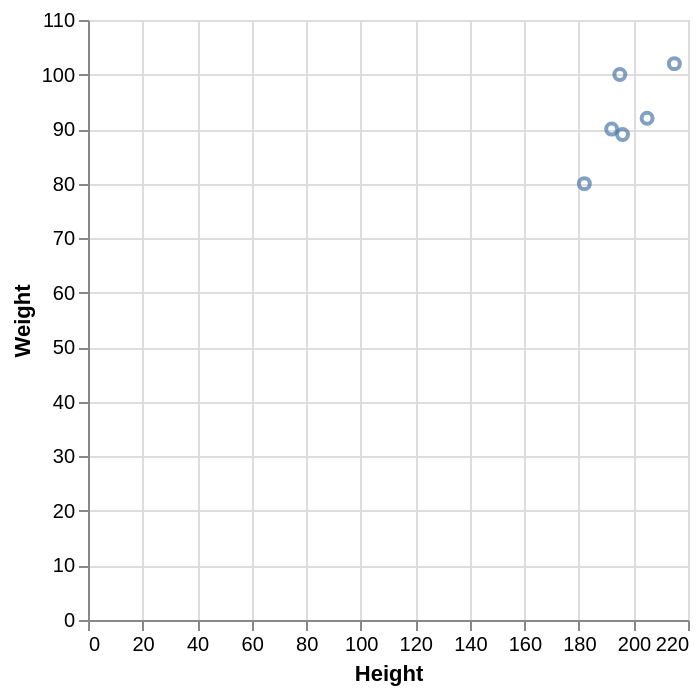

Vega-Lite specification stored for this chart:
### Vega-Lite specification from a JSON file in a GitHub repository (floating-point values rounded to 4 significant figures)
{"data": {"values": [{"x_data": 215, "y_data": 102}, {"x_data": 205, "y_data": 92}, {"x_data": 196, "y_data": 89}, {"x_data": 195, "y_data": 100}, {"x_data": 192, "y_data": 90}, {"x_data": 182, "y_data": 80}]}, "mark": "point", "encoding": {"x": {"field": "x_data", "type": "quantitative", "title": "Height"}, "y": {"field": "y_data", "type": "quantitative", "title": "Weight"}}}
